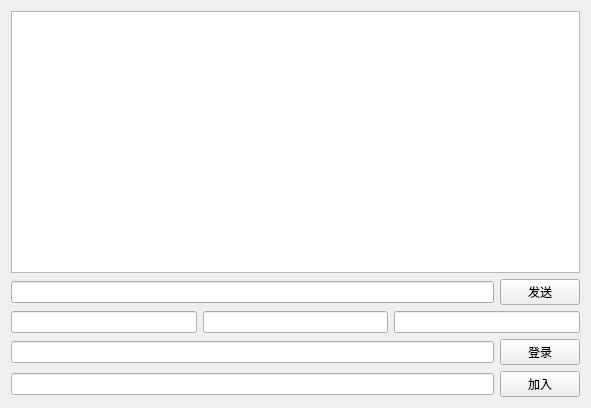
<?xml version="1.0" encoding="UTF-8"?>
<ui version="4.0">
 <class>Widget</class>
 <widget class="QWidget" name="Widget">
  <property name="geometry">
   <rect>
    <x>0</x>
    <y>0</y>
    <width>591</width>
    <height>408</height>
   </rect>
  </property>
  <property name="windowTitle">
   <string>Widget</string>
  </property>
  <layout class="QVBoxLayout" name="verticalLayout">
   <item>
    <widget class="QTextEdit" name="textEdit"/>
   </item>
   <item>
    <layout class="QHBoxLayout" name="horizontalLayout_2">
     <item>
      <widget class="QLineEdit" name="msg"/>
     </item>
     <item>
      <widget class="QPushButton" name="sendBtn">
       <property name="text">
        <string>发送</string>
       </property>
      </widget>
     </item>
    </layout>
   </item>
   <item>
    <layout class="QHBoxLayout" name="horizontalLayout">
     <item>
      <widget class="QLineEdit" name="appid"/>
     </item>
     <item>
      <widget class="QLineEdit" name="accountType"/>
     </item>
     <item>
      <widget class="QLineEdit" name="identifier"/>
     </item>
    </layout>
   </item>
   <item>
    <layout class="QHBoxLayout" name="horizontalLayout_3">
     <item>
      <widget class="QLineEdit" name="sig"/>
     </item>
     <item>
      <widget class="QPushButton" name="loginBtn">
       <property name="text">
        <string>登录</string>
       </property>
      </widget>
     </item>
    </layout>
   </item>
   <item>
    <layout class="QHBoxLayout" name="horizontalLayout_4">
     <item>
      <widget class="QLineEdit" name="groupid"/>
     </item>
     <item>
      <widget class="QPushButton" name="joinBtn">
       <property name="text">
        <string>加入</string>
       </property>
      </widget>
     </item>
    </layout>
   </item>
  </layout>
 </widget>
 <layoutdefault spacing="6" margin="11"/>
 <resources/>
 <connections/>
</ui>
